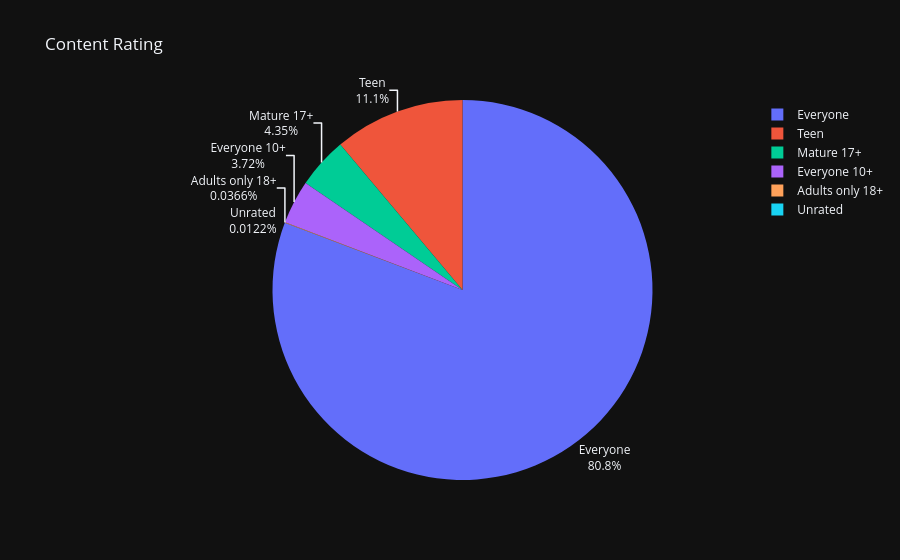

Notebook source saved alongside this figure:
### Markdown cell above
If you’d like to configure other aspects of the chart, that you can’t see in the list of parameters, you can call a method called `.update_traces()`. In plotly lingo, “traces” refer to graphical marks on a figure. Think of “traces” as collections of attributes. Here we update the traces to change how the text is displayed.

### Code cell
fig = px.pie(labels=ratings.index,
values=ratings.values,
title="Content Rating",
names=ratings.index,
)
fig.update_traces(textposition='outside', textinfo='percent+label')
 
fig.show()

### Figure 1 — Plotly figure (JSON) as saved in the notebook; plotly's stock layout.template omitted (floating-point values rounded to 4 significant figures)
{"data": [{"domain": {"x": [0.0, 1.0], "y": [0.0, 1.0]}, "hovertemplate": "label=%{label}<br>value=%{value}<extra></extra>", "labels": ["Everyone", "Teen", "Mature 17+", "Everyone 10+", "Adults only 18+", "Unrated"], "legendgroup": "", "name": "", "showlegend": true, "values": [6621, 912, 357, 305, 3, 1], "type": "pie", "textinfo": "percent+label", "textposition": "outside"}], "layout": {"legend": {"tracegroupgap": 0}, "title": {"text": "Content Rating"}}}
